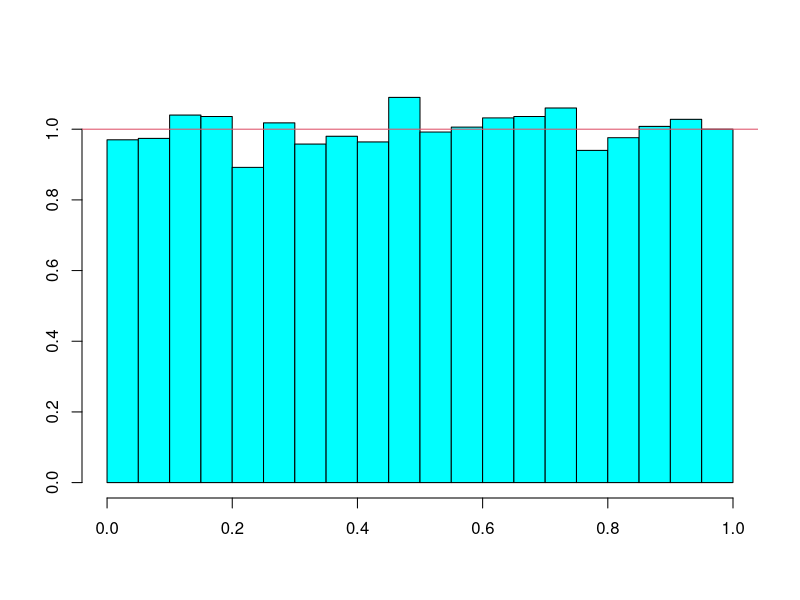
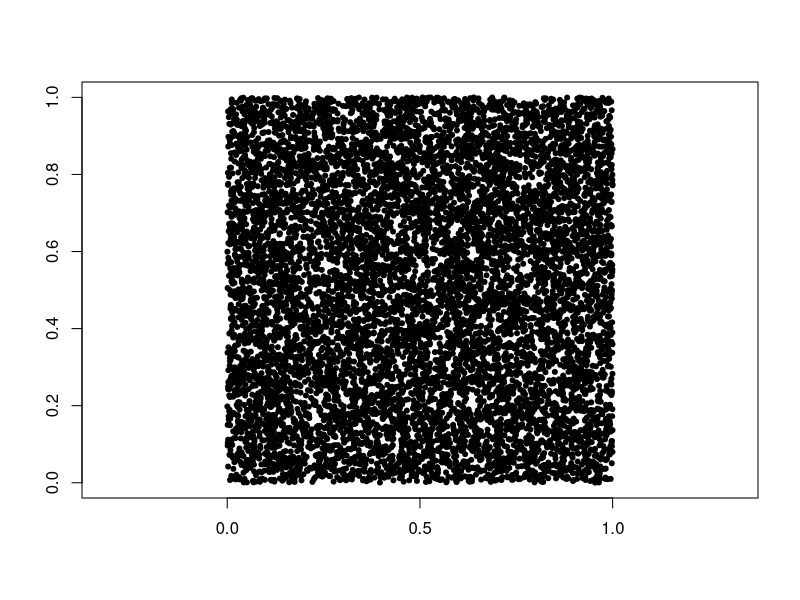
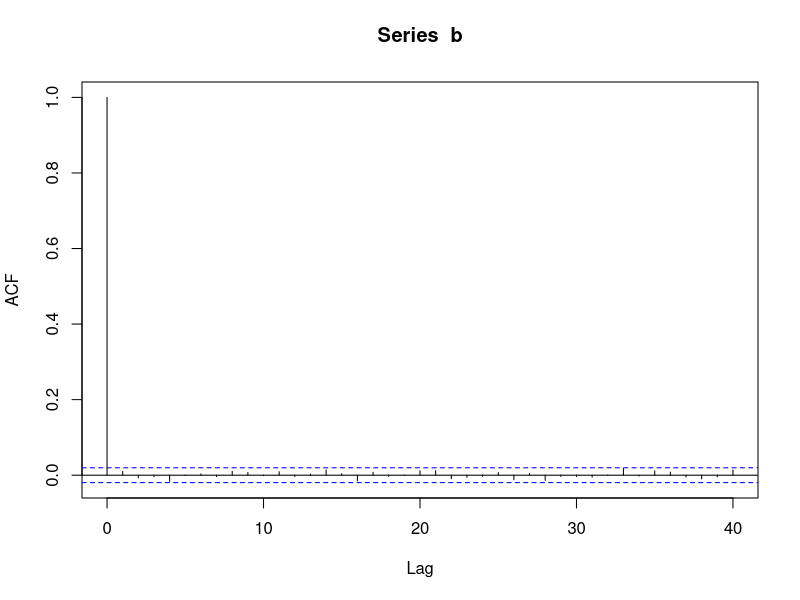

Reproduce these figures in R, in order.
my_rng = function(x, a=69069069, b=12345, M=2^32){
  
  return((a*x + b)%%M)
}


b = c()
b[1] = my_rng(3)
n = 10000
for(i in 2:n){
  b[i] = my_rng(b[i-1])
}
b = b/(2^32+1)


library(MASS)
#pdf("../part1/graphics/rng.pdf", width=10, height=6)
truehist(b, xlab="")
abline(h=1.0, col=2)
plot(b[1:(n-1)], b[2:n], pch=20, 
     xlab="", ylab="", asp=TRUE)
acf(b)
#dev.off()
